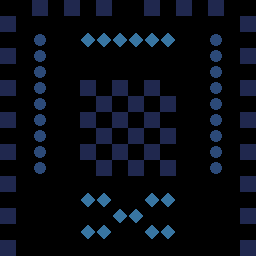

This game map was drawn from its Tiled (.tmx) file and the tilesets committed beside it. A one-line description and the trimmed map source follow:
An orthogonal 16x16 tile map with 16x16 px tiles, 1 tile layer (Sole tile layer) and 3 objects.

<map version="1.11" tiledversion="1.11.2" orientation="orthogonal" renderorder="right-down" width="16" height="16" tilewidth="16" tileheight="16" infinite="0" nextlayerid="2" nextobjectid="1">
 <tileset firstgid="1" name="collision_tiles" tilewidth="16" tileheight="16" tilecount="4" columns="4">
  <image source="collision_tiles.png" width="64" height="16" />
  <tile id="1">
   <objectgroup draworder="index" id="2">
    <object id="1" x="0" y="0" width="16" height="16" />
   </objectgroup>
  </tile>
  <tile id="2">
   <objectgroup draworder="index" id="2">
    <object id="1" x="2" y="2" width="12" height="12">
     <ellipse />
    </object>
   </objectgroup>
  </tile>
  <tile id="3">
   <objectgroup draworder="index" id="2">
    <object id="1" x="8" y="1">
     <polygon points="0,0 7,7 0,14 -7,7" />
    </object>
   </objectgroup>
  </tile>
 </tileset>
 <layer id="1" name="Sole tile layer" width="16" height="16">
  <data>[256 cells, 74 non-empty, 3 distinct tile ids]</data>
 </layer>
</map>
